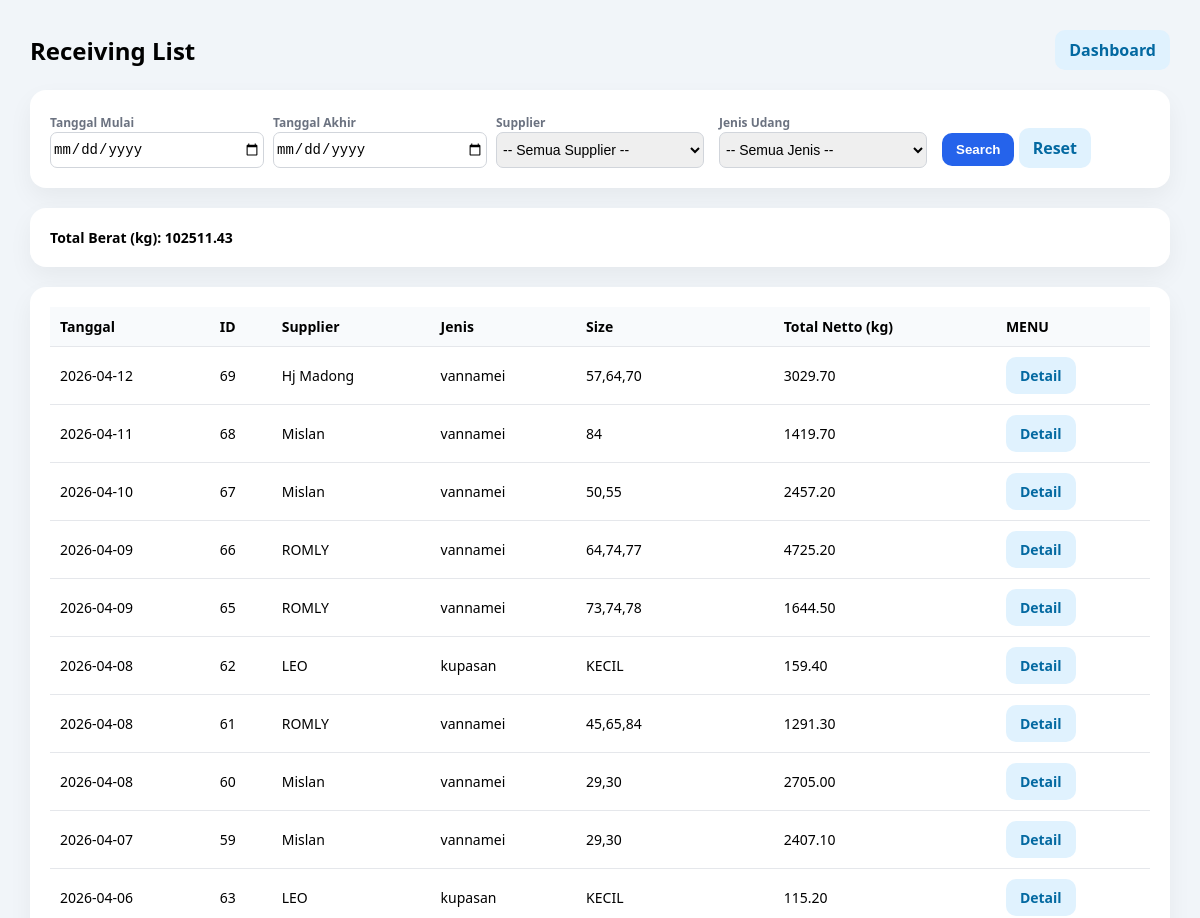
The page /receiving/list (signed in, upper part) on the database as committed earlier.
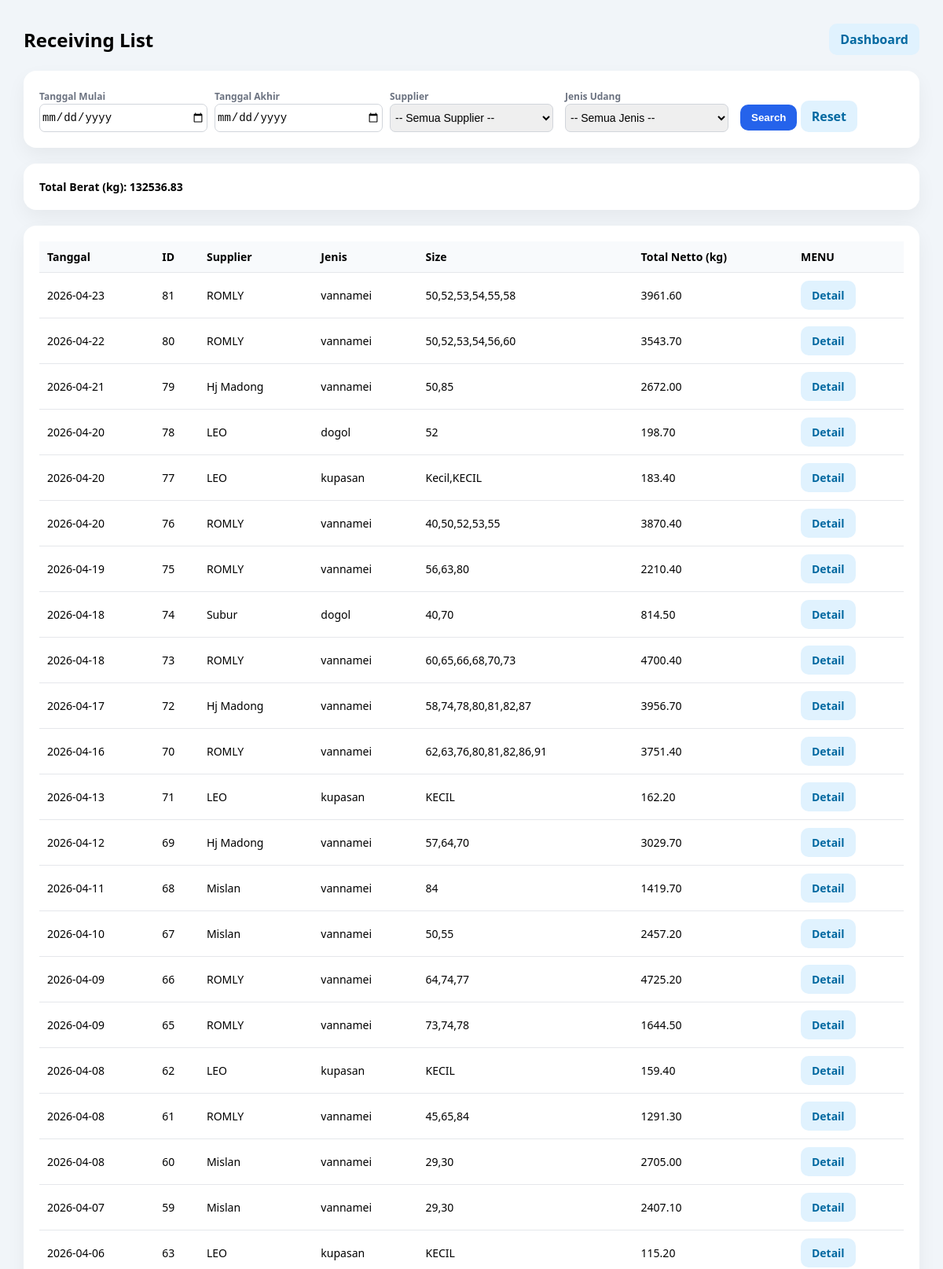
The same page on the database as committed later.
### tables this page shows
CREATE TABLE receiving_header (
            id INTEGER PRIMARY KEY AUTOINCREMENT,
            receiving_no INTEGER NOT NULL UNIQUE,
            tanggal TEXT NOT NULL,
            supplier TEXT NOT NULL,
            jenis TEXT NOT NULL,
            fiber REAL DEFAULT 0,
            created_at TEXT DEFAULT (datetime('now','localtime'))
        );

### receiving/routes.py (the view)
@receiving_bp.get("/list")
def receiving_list():
    if not require_login():
        return redirect(url_for("login"))
    print("SESSION RECEIVING:", dict(session))
    start = (request.args.get("start") or "").strip()
    end = (request.args.get("end") or "").strip()
    supplier_q = (request.args.get("supplier") or "").strip()
    jenis_q = (request.args.get("jenis") or "").strip().lower()  # 🔥 INI
    where = []
    params = []
    if start and end:
        where.append("h.tanggal BETWEEN ? AND ?")
        params.extend([start, end])
    elif start:
        where.append("h.tanggal >= ?")
        params.append(start)
    elif end:
        where.append("h.tanggal <= ?")
        params.append(end)
    if supplier_q:
        where.append("LOWER(h.supplier) LIKE ?")
        params.append(f"%{supplier_q.lower()}%")
    if jenis_q:
        where.append("LOWER(TRIM(h.jenis)) = ?")
        params.append(jenis_q)
    where_sql = ("WHERE " + " AND ".join(where)) if where else ""
    conn = get_conn()
    rows = conn.execute(f"""
        SELECT
            h.id,
            h.tanggal,
            h.supplier,
            h.jenis,
            h.fiber,

            COALESCE(SUM(COALESCE(p.netto, 0)), 0) AS total_netto,
            COUNT(p.id) AS jml_partai,

            CASE
            WHEN LOWER(h.jenis) = 'kupasan'
            THEN GROUP_CONCAT(DISTINCT
                    COALESCE(
                        NULLIF(TRIM(p.grade_manual),''),
                        NULLIF(TRIM(p.kategori_kupasan),'')
                    )
                 )
            ELSE GROUP_CONCAT(DISTINCT COALESCE(p.round_size, p.size))
            END AS size_display

        FROM receiving_header h
        LEFT JOIN receiving_item p ON p.header_id = h.id
        {where_sql}
        GROUP BY h.id
        ORDER BY h.tanggal DESC, h.id DESC
    """, params).fetchall()
    total_berat = sum([(r["total_netto"] or 0) for r in rows])
    conn.close()
    return render_template(
        "receiving/receiving_list.html",
        rows=[dict(r) for r in rows],
        start=start,
        end=end,
        supplier=supplier_q,
        jenis=jenis_q,     # 🔥 PENTING
        total_berat=total_berat
    )

### helpers/auth.py (called while the page is built)
def require_login():
    return session.get("user") is not None

### helpers/db.py (called while the page is built)
def get_conn():
    conn = sqlite3.connect(DB_PATH, timeout=30)
    conn.row_factory = sqlite3.Row
    conn.execute("PRAGMA foreign_keys = ON;")
    conn.execute("PRAGMA journal_mode = WAL;")
    return conn

### templates/receiving/receiving_list.html (shortened to what this page needs)
<!doctype html>
<html lang="id">
<head>
</head>
<body>
<div class="container">
  <div class="header">
    <h2>Receiving List</h2>
    <a class="btn btn-secondary" href="/dashboard">Dashboard</a>
  </div>
  <div class="card">
    <form method="get" action="/receiving/list">
      <div class="form-grid">
        <div>
          <label>Tanggal Mulai</label>
          <input type="date" name="start" value="{{ start or '' }}">
        </div>
        <div>
          <label>Tanggal Akhir</label>
          <input type="date" name="end" value="{{ end or '' }}">
        </div>
        <div>
          <label>Supplier</label>
          <select name="supplier" id="supplier">
            <option value="">-- Semua Supplier --</option>
          </select>
        </div>
        <div>
          <label>Jenis Udang</label>
          <select name="jenis" id="jenis">
            <option value="">-- Semua Jenis --</option>
          </select>
        </div>
        <div>
          <button type="submit" class="btn btn-primary">Search</button>
          <a href="/receiving/list" class="btn btn-secondary">Reset</a>
        </div>
      </div>
    </form>
  </div>
  <div class="card summary">
    Total Berat (kg): {{ "%.2f"|format(total_berat or 0) }}
  </div>
  <div class="card">
    <table>
      <thead>
        <tr>
          <th>Tanggal</th>
          <th>ID</th>
          <th>Supplier</th>
          <th>Jenis</th>
          <th>Size</th>
          <th>Total Netto (kg)</th>
          <th>MENU</th>
        </tr>
      </thead>
      <tbody>
        {% for r in rows %}
        <tr>
          <td>{{ r.tanggal }}</td>
          <td>{{ r.id }}</td>
          <td>{{ r.supplier }}</td>
          <td>{{ r["jenis"] or "-" }}</td>
          <td>{{ r["size_display"] or "-" }}</td>
          <td>{{ "%.2f"|format(r["total_netto"] or 0) }}</td>
          <td>
            <div class="actions">
              <a class="btn btn-secondary" href="/receiving/{{ r.id }}">Detail</a>
            </div>
          </td>
        </tr>
        {% endfor %}
      </tbody>
    </table>
  </div>
</div>
</body>
</html>

Rows that differ between the two databases and show on the page:
added receiving_header: tanggal "2026-04-23", id "81", supplier "ROMLY", jenis "vannamei", r "50,52,53,54,55,58", r "3961.60"
added receiving_header: tanggal "2026-04-22", id "80", supplier "ROMLY", jenis "vannamei", r "50,52,53,54,56,60", r "3543.70"
added receiving_header: tanggal "2026-04-21", id "79", supplier "Hj Madong", jenis "vannamei", r "50,85", r "2672.00"
added receiving_header: tanggal "2026-04-20", id "78", supplier "LEO", jenis "dogol", r "52", r "198.70"
added receiving_header: tanggal "2026-04-20", id "77", supplier "LEO", jenis "kupasan", r "Kecil,KECIL", r "183.40"
added receiving_header: tanggal "2026-04-20", id "76", supplier "ROMLY", jenis "vannamei", r "40,50,52,53,55", r "3870.40"
added receiving_header: tanggal "2026-04-19", id "75", supplier "ROMLY", jenis "vannamei", r "56,63,80", r "2210.40"
added receiving_header: tanggal "2026-04-18", id "74", supplier "Subur", jenis "dogol", r "40,70", r "814.50"
added receiving_header: tanggal "2026-04-18", id "73", supplier "ROMLY", jenis "vannamei", r "60,65,66,68,70,73", r "4700.40"
added receiving_header: tanggal "2026-04-17", id "72", supplier "Hj Madong", jenis "vannamei", r "58,74,78,80,81,82,87", r "3956.70"
added receiving_header: tanggal "2026-04-16", id "70", supplier "ROMLY", jenis "vannamei", r "62,63,76,80,81,82,86,91", r "3751.40"
added receiving_header: tanggal "2026-04-13", id "71", supplier "LEO", jenis "kupasan", r "KECIL", r "162.20"
Other text that changed with them:
{{ "%.2f"|format(total_berat or 0) }}: "102511.43" → "132536.83"
